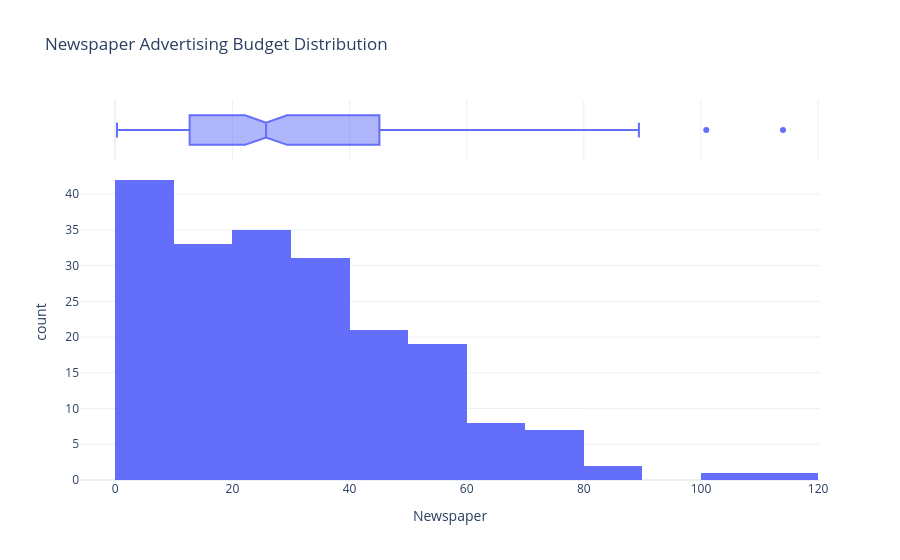

Notebook cell for this chart:
### Code cell
fig = px.histogram(
    df,
    x="Newspaper",
    title="Newspaper Advertising Budget Distribution",
    marginal="box",
    template="plotly_white"
)

fig.show()

### Figure 1 — Plotly figure (JSON) as saved in the notebook; plotly's stock layout.template omitted (floating-point values rounded to 4 significant figures; data arrays with more than 128 entries replaced by an {"elided": "..."} marker saying what was removed)
{"data": [{"bingroup": "x", "hovertemplate": "Newspaper=%{x}<br>count=%{y}<extra></extra>", "legendgroup": "", "marker": {"color": "#636efa", "pattern": {"shape": ""}}, "name": "", "orientation": "v", "showlegend": false, "type": "histogram", "x": {"elided": "200 float values"}, "xaxis": "x", "yaxis": "y"}, {"hovertemplate": "Newspaper=%{x}<extra></extra>", "legendgroup": "", "marker": {"color": "#636efa"}, "name": "", "notched": true, "showlegend": false, "type": "box", "x": {"elided": "200 float values"}, "xaxis": "x2", "yaxis": "y2"}], "layout": {"barmode": "relative", "legend": {"tracegroupgap": 0}, "title": {"text": "Newspaper Advertising Budget Distribution"}, "xaxis": {"anchor": "y", "domain": [0, 1], "title": {"text": "Newspaper"}}, "xaxis2": {"anchor": "y2", "domain": [0, 1], "matches": "x", "showgrid": true, "showticklabels": false}, "yaxis": {"anchor": "x", "domain": [0, 0.8316], "title": {"text": "count"}}, "yaxis2": {"anchor": "x2", "domain": [0.8416, 1], "matches": "y2", "showgrid": false, "showline": false, "showticklabels": false, "ticks": ""}}}
